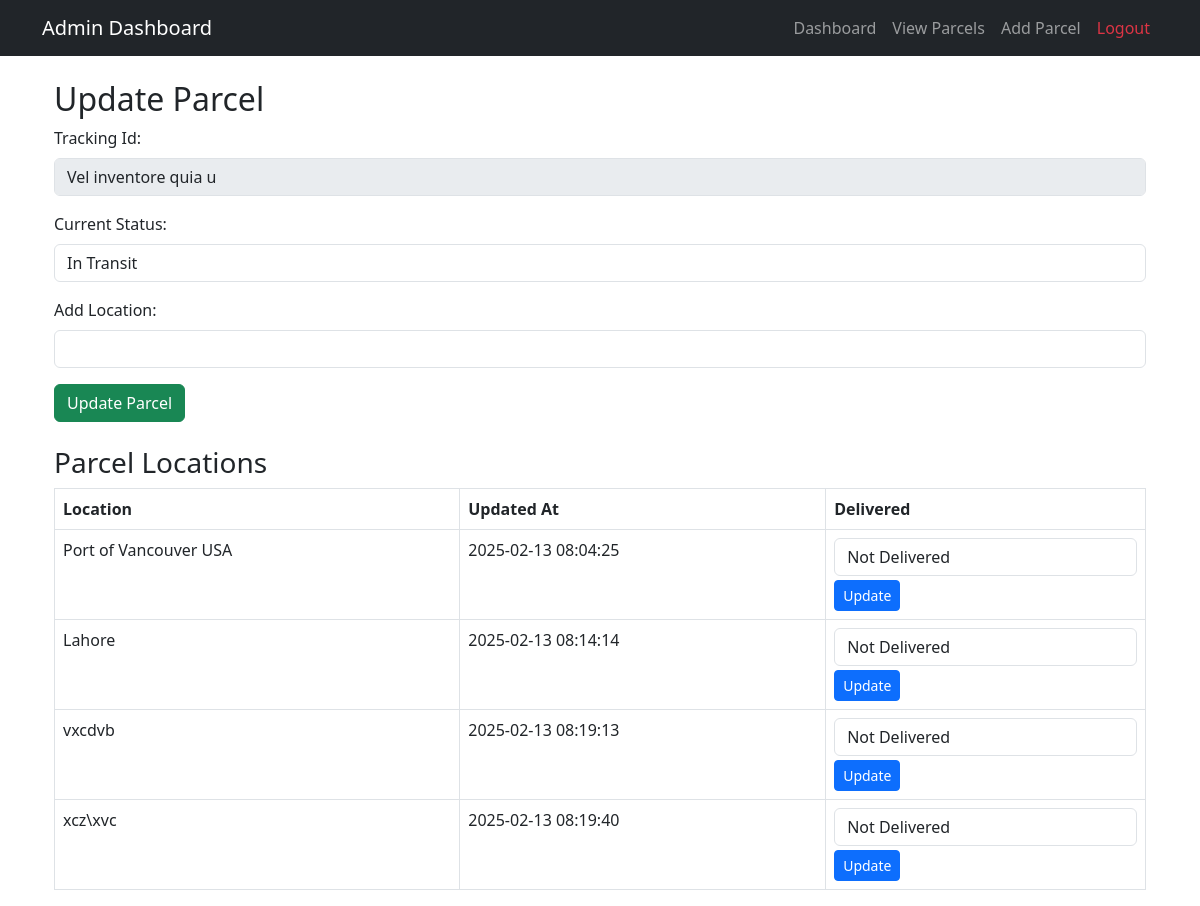
Screenshot of /update_parcel.php?id=1 (signed in) with the database file from the repository.
### tables this page shows
CREATE TABLE `parcels` (
  `id` int(11) NOT NULL,
  `tracking_id` varchar(50) NOT NULL,
  `sender_name` varchar(255) DEFAULT NULL,
  `sender_phone` varchar(20) DEFAULT NULL,
  `sender_country` varchar(255) DEFAULT NULL,
  `sender_address` text DEFAULT NULL,
  `receiver_name` varchar(255) DEFAULT NULL,
  `receiver_phone` varchar(20) DEFAULT NULL,
  `receiver_country` varchar(255) DEFAULT NULL,
  `receiver_address` text DEFAULT NULL,
  `mode_of_transport` varchar(50) DEFAULT NULL,
  `sent_date` date DEFAULT NULL,
  `arrival_date` date DEFAULT NULL,
  `estimated_time` varchar(20) DEFAULT NULL,
  `status` varchar(50) DEFAULT 'In Transit'
);

CREATE TABLE `parcel_locations` (
  `id` int(11) NOT NULL,
  `parcel_id` int(11) DEFAULT NULL,
  `location` text DEFAULT NULL,
  `updated_at` timestamp NOT NULL DEFAULT current_timestamp(),
  `delivered` tinyint(1) DEFAULT 0
);

### update_parcel.php (the view, shortened to what this page needs)
<?php
include './includes/header.php';
include './includes/db.php';
$parcel_id = intval($_GET['id']);
$parcel_query = $conn->prepare("SELECT * FROM parcels WHERE id = ?");
$parcel_query->bind_param("i", $parcel_id);
$parcel_query->execute();
$parcel_result = $parcel_query->get_result();
$parcel = $parcel_result->fetch_assoc();
$location_query = $conn->prepare("SELECT id, location, updated_at, delivered FROM parcel_locations WHERE parcel_id = ? ORDER BY updated_at ASC");
$location_query->bind_param("i", $parcel_id);
$location_query->execute();
$locations_result = $location_query->get_result();
?>
<div class="container mt-4">
    <h2>Update Parcel</h2>
    <form method="POST" action="process_update_parcel.php">
        <div class="mb-3">
            <label class="form-label">Tracking Id:</label>
            <input type="text" class="form-control" value="<?php echo htmlspecialchars($parcel['tracking_id'] ?? 'Not Available'); ?>" disabled>
        </div>
        <div class="mb-3">
            <label class="form-label">Current Status:</label>
            <select name="status" class="form-control" required>
                <option value="In Transit" <?php echo ($parcel['status'] == 'In Transit') ? 'selected' : ''; ?>>In Transit</option>
            </select>
        </div>
        <div class="mb-3">
            <label class="form-label">Add Location:</label>
            <input type="text" name="current_location" class="form-control" value=""  >
        </div>
        <button type="submit" class="btn btn-success">Update Parcel</button>
    </form>
    <h3 class="mt-4">Parcel Locations</h3>
    <table class="table table-bordered">
        <thead>
            <tr>
                <th>Location</th>
                <th>Updated At</th>
                <th>Delivered</th>
             </tr>
        </thead>
        <tbody>
            <?php while ($location = $locations_result->fetch_assoc()) { ?>
                <tr>
                    <td><?php echo htmlspecialchars($location['location']); ?></td>
                    <td><?php echo htmlspecialchars($location['updated_at']); ?></td>
                    <td>
                        <form action="update_location_status.php" method="POST">
                            <select name="delivered" class="form-control">
                                <option value="0" <?php echo (isset($location['delivered']) && $location['delivered'] == 0) ? 'selected' : ''; ?>>Not Delivered</option>
                            </select>
                            <button type="submit" class="btn btn-sm btn-primary mt-1">Update</button>
                        </form>
                    </td>
                </tr>
            <?php } ?>
        </tbody>
    </table>
</div>
<?php include './includes/footer.php'; ?>

### rows the page displays
parcels: tracking "Vel inventore quia u", status "In Transit"
parcel_locations: location "Port of Vancouver USA", updated_at "2025-02-13 08:04:25", delivered "Not Delivered"
parcel_locations: location "Lahore", updated_at "2025-02-13 08:14:14", delivered "Not Delivered"
parcel_locations: location "vxcdvb", updated_at "2025-02-13 08:19:13", delivered "Not Delivered"
parcel_locations: location "xcz\\xvc", updated_at "2025-02-13 08:19:40", delivered "Not Delivered"
